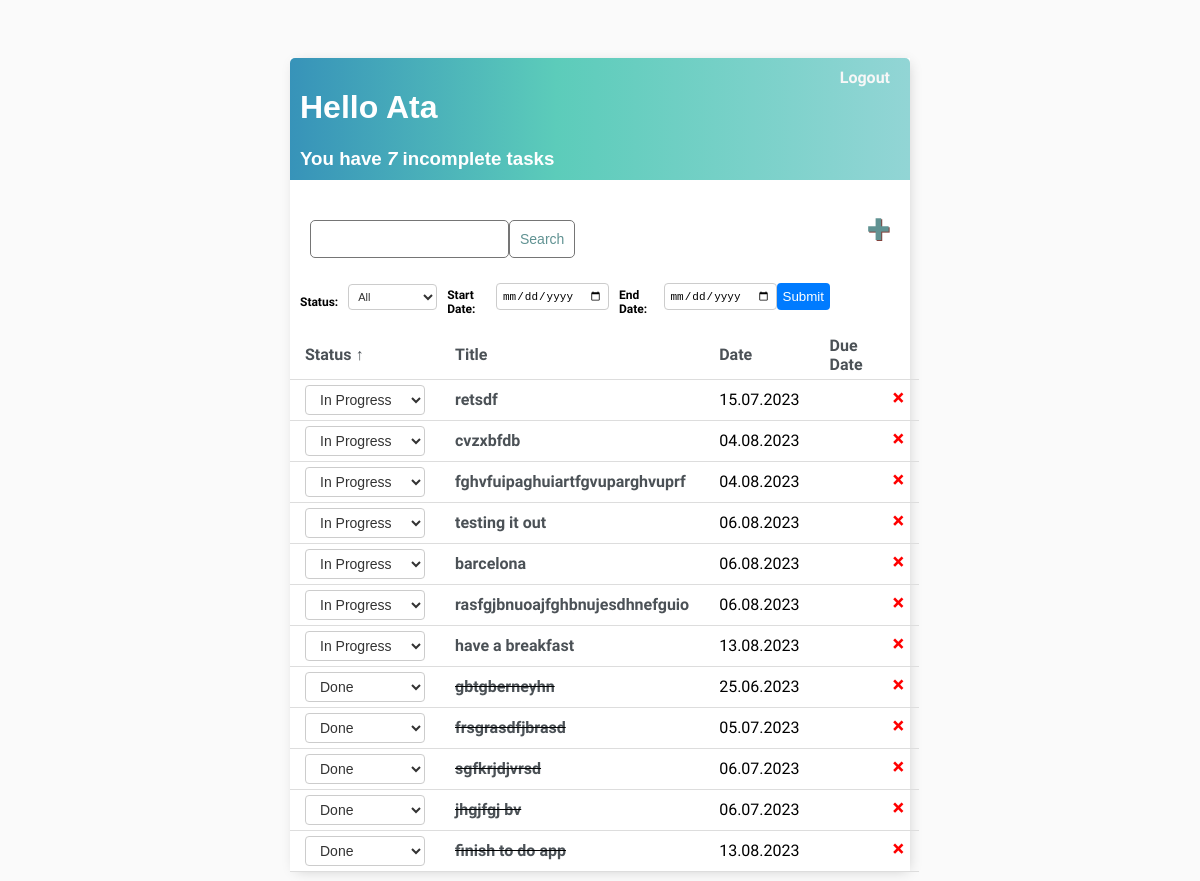
Page / (signed in) on the earlier database version.
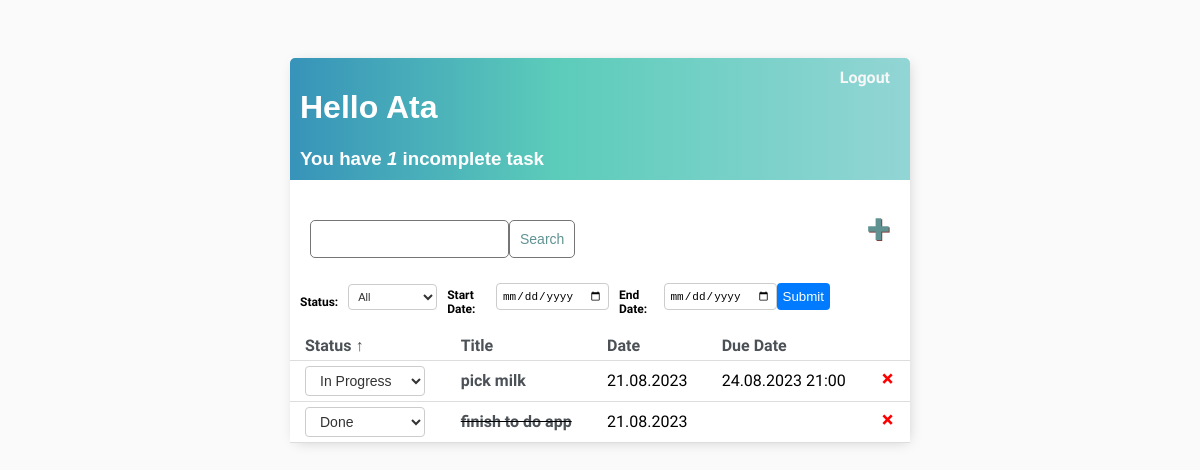
Same page on the later database version.
### base/models.py (models this page shows)
class Task(models.Model):
    user = models.ForeignKey(User, on_delete=models.CASCADE, null=True, blank=True)
    title = models.CharField(max_length=30)
    description = models.TextField(null=True, blank=True)
    complete = models.BooleanField(default=False)
    created = models.DateTimeField(auto_now_add=True)
    due_date = models.DateTimeField(null=True, blank=True)
    def __str__(self):
        return self.title
    class Meta:
        ordering = ['complete']

### base/views.py (the view)
# urls.py: path('', TaskList.as_view(), name='tasks'),
class TaskList(LoginRequiredMixin, ListView):
    model = Task
    context_object_name = 'tasks'
    def get_context_data(self, *, object_list=None, **kwargs):
        context = super().get_context_data(**kwargs)
        context['tasks'] = context['tasks'].filter(user=self.request.user)
        context['count'] = context['tasks'].filter(complete=False).count()
        sort_by = self.request.GET.get('sort_by', 'complete')
        sort_order = self.request.GET.get('sort_order', 'asc')
        next_sort_order = 'desc' if sort_order == 'asc' else 'asc'
        context['sort_by'] = sort_by
        context['sort_order'] = sort_order
        context['next_sort_order'] = next_sort_order
        search_input = self.request.GET.get('search-area') or ''
        if search_input:
            context['tasks'] = context['tasks'].filter(title__startswith=search_input)
        context['search_input'] = search_input
        return context
    def get_queryset(self):
        queryset = super().get_queryset()
        sort_by = self.request.GET.get('sort_by', 'complete')
        sort_order = self.request.GET.get('sort_order', 'asc')
        status_filter = self.request.GET.get('status', '')
        search_input = self.request.GET.get('search-area', '')
        if status_filter:
            queryset = queryset.filter(complete=(status_filter == 'done'))
        if search_input:
            queryset = queryset.filter(title__icontains=search_input)
        if sort_by == 'title':
            queryset = queryset.order_by('title' if sort_order == 'asc' else '-title')
        elif sort_by == 'created':
            queryset = queryset.order_by('created' if sort_order == 'asc' else '-created')
        elif sort_by == 'complete':
            queryset = queryset.order_by('complete' if sort_order == 'asc' else '-complete')
        else:
            queryset = queryset.order_by('due_date' if sort_order == 'asc' else '-due_date')
        start_date = self.request.GET.get('start_date')
        end_date = self.request.GET.get('end_date')
        if start_date and end_date:
            start_date = datetime.strptime(start_date, "%Y-%m-%d")
            end_date = datetime.strptime(end_date, "%Y-%m-%d")
            queryset = queryset.filter(created__range=[start_date, end_date])
        return queryset

### base/templates/base/task_list.html (shortened to what this page needs)
{% extends 'base/main.html' %}
{% block content %}
<div class="header-bar">
    <div>
        <h1>Hello {{request.user|title}}</h1>
        <h3 style="margin:0">
            You have <i>{{count}}</i> incomplete task{{ count|pluralize:"s" }}
        </h3>
    </div>
    {% if request.user.is_authenticated %}
    <a href="{% url 'logout' %}">Logout</a>
    {% else %}
    <a href="{% url 'login' %}">Login</a>
    {% endif %}
</div>
<div id="search-add-wrapper">
    <form action="" method="GET" style="margin-top:20px; display:flex;">
    <input type="text" name="search-area" value="{{search_input}}">
    <input class="button" type="submit" value="Search">
    </form>
    <a id="add-link" href="{% url 'task-create' %}">&#x2b;</a>
</div>
<div id="filter-bar">
    <form method="get">
        <label for="status-filter">Status:</label>
        <select id="status-filter" name="status">
            <option value="">All</option>
        </select>
        <label for="start-date-filter">Start Date:</label>
        <input type="date" id="start-date-filter" name="start_date" value="{{ request.GET.start_date }}">
        <label for="end-date-filter">End Date:</label>
        <input type="date" id="end-date-filter" name="end_date" value="{{ request.GET.end_date }}">
        <button type="submit">Submit</button>
    </form>
</div>
<table class="task-table">
    <thead>
        <tr>
             <th>
                <a href="{% url 'tasks' %}?sort_by=complete&sort_order={{ next_sort_order }}">
                    Status{% if sort_by == 'complete' %} {% if sort_order == 'asc' %}&uarr;{% else %}&darr;{% endif %}{% endif %}
                </a>
            </th>
            <th>
                <a href="{% url 'tasks' %}?sort_by=title&sort_order={{ next_sort_order }}">
                    Title{% if sort_by == 'title' %} {% if sort_order == 'asc' %}&uarr;{% else %}&darr;{% endif %}{% endif %}
                </a>
            </th>
            <th>
                <a href="{% url 'tasks' %}?sort_by=created&sort_order={{ next_sort_order }}">
                    Date{% if sort_by == 'created' %} {% if sort_order == 'asc' %}&uarr;{% else %}&darr;{% endif %}{% endif %}
                </a>
            </th>
            <th>
                <a href="{% url 'tasks' %}?sort_by=due_date&sort_order={{ next_sort_order }}">
                    Due Date{% if sort_by == 'due_date' %} {% if sort_order == 'asc' %}&uarr;{% else %}&darr;{% endif %}{% endif %}
                </a>
            </th>
            <th></th>
        </tr>
    </thead>
    <tbody>
        {% for task in tasks %}
            <tr>
                <td>
                    <form method="post" action="{% url 'task-status-update' %}">
                        <select name="status" onchange="this.form.submit()">
                            <option value="in-progress" {% if not task.complete %}selected{% endif %} class="in-progress">In Progress</option>
                            <option value="done" {% if task.complete %}selected{% endif %} class="done">Done</option>
                        </select>
                    </form>
                </td>
                <td>
                    {% if task.complete %}
                        <s><a href="{% url 'task-update' task.id %}">{{task}}</a></s>
                    {% else %}
                        <a href="{% url 'task-update' task.id %}">{{task}}</a>
                    {% endif %}
                </td>
                <td>
                    {{ task.created|date:"d.m.Y" }}
                </td>
                <td>{{ task.due_date|date:"d.m.Y H:i" }}</td>
                <td>
                    <a class="delete-link" href="{% url 'task-delete' task.id %}">&#215;</a>
                </td>
            </tr>
        {% empty %}
            <tr>
                <td colspan="3">No items in the list</td>
            </tr>
        {% endfor %}
    </tbody>
</table>
{% endblock content %}

### base/templates/base/main.html (shortened to what this page needs)
<!DOCTYPE html>
<html>
<head>
</head>
<body>
    <div class="container">
        {% block content %}
        {% endblock content %}
    </div>
</body>
</html>

### base/templates/base/main.html (style rules this page uses)
body { background-color: #FAFAFA; font-family: 'Nunito Sans', sans-serif; padding-top: 50px }
h1,h2,h3,h4,h5,h6 { font-family: 'Raleway', sans-serif; }
a, p { color: #4b5156; }
a { font-weight: 600; }
.container { max-width: 620px; margin: auto; background-color: #fff; -webkit-box-shadow: 2px 2px 13px -4px rgba(0, 0, 0, 0.21); box-shadow: 2px 2px 13px -4px rgba(0, 0, 0, 0.21); }
.header-bar { display: flex; justify-content: space-between; color: #fff; padding: 10px; border-radius: 5px 5px 0 0; background: linear-gradient(90deg, #3793b9 0%, #5cccba 43%, #92d5d5 100%); }
.header-bar a { color: rgb(247, 247, 247); text-decoration: none; margin-right: 10px; }
.delete-link { text-decoration: none; font-weight: 900; color: #cf4949; font-size: 22px; line-height: 0; padding: 20px 0px; }
#add-link { color: #609292; text-decoration: none; font-size: 42px; text-shadow: 1px 1px #81413b; margin-right: 0px; }
#search-add-wrapper { display: flex; justify-content: space-between; align-items: center; padding: 20px; }
.button { border: 1px solid #757575; background-color: #FFF; color: #609292; padding: 10px; font-size: 14px; border-radius: 5px; cursor: pointer; text-decoration: none; }
input[type=text], input[type=password], textarea { border: 1px solid #757575; border-radius: 5px; padding: 10px; width: 90%; }
label { padding-top: 10px !important; display: block; }

### base/templates/base/task_list.html (style rules this page uses)
.task-table { width: 100%; border-collapse: collapse; }
.task-table th, .task-table td { padding: 5px 15px; text-align: left; border-bottom: 1px solid #ddd; }
.task-table th a { text-decoration: none; }
.task-table td a { text-decoration: none; }
.delete-link { color: #ff0000; text-decoration: none; }
select[name="status"] { padding: 5px 10px; font-size: 14px; border: 1px solid #ccc; border-radius: 4px; background-color: #fff; color: #333; width: 120px; }
select[name="status"] option { font-size: 14px; }
#filter-bar { display: flex; justify-content: space-between; align-items: center; margin-bottom: 15px; }
#filter-bar form { display: flex; align-items: center; max-width: 540px; width: 100%; }
#filter-bar label { margin: 0 10px; font-weight: bold; font-size: 12px; }
#filter-bar select, #filter-bar input[type="date"] { padding: 5px; font-size: 11px; border: 1px solid #ccc; border-radius: 4px; }
#filter-bar select { width: 120px; }
#filter-bar input[type="date"] { width: 150px; }
#filter-bar button { background-color: #007bff; color: white; border: none; border-radius: 4px; cursor: pointer; height: 27px; }

Differences in the rows shown:
removed Task: status "In Progress", title "retsdf", created "15.07.2023"
removed Task: status "In Progress", title "cvzxbfdb", created "04.08.2023"
removed Task: status "In Progress", title "fghvfuipaghuiartfgvuparghvuprf", created "04.08.2023"
removed Task: status "In Progress", title "testing it out", created "06.08.2023"
removed Task: status "In Progress", title "barcelona", created "06.08.2023"
removed Task: status "In Progress", title "rasfgjbnuoajfghbnujesdhnefguio", created "06.08.2023"
removed Task: status "In Progress", title "have a breakfast", created "13.08.2023"
removed Task: status "Done", title "gbtgberneyhn", created "25.06.2023"
removed Task: status "Done", title "frsgrasdfjbrasd", created "05.07.2023"
removed Task: status "Done", title "sgfkrjdjvrsd", created "06.07.2023"
removed Task: status "Done", title "jhgjfgj bv", created "06.07.2023"
removed Task: status "Done", title "finish to do app", created "13.08.2023"
added Task: status "In Progress", title "pick milk", created "21.08.2023", due_date "24.08.2023 21:00"
added Task: status "Done", title "finish to do app", created "21.08.2023"
Other differences:
{{ count }}: "7" → "1"
